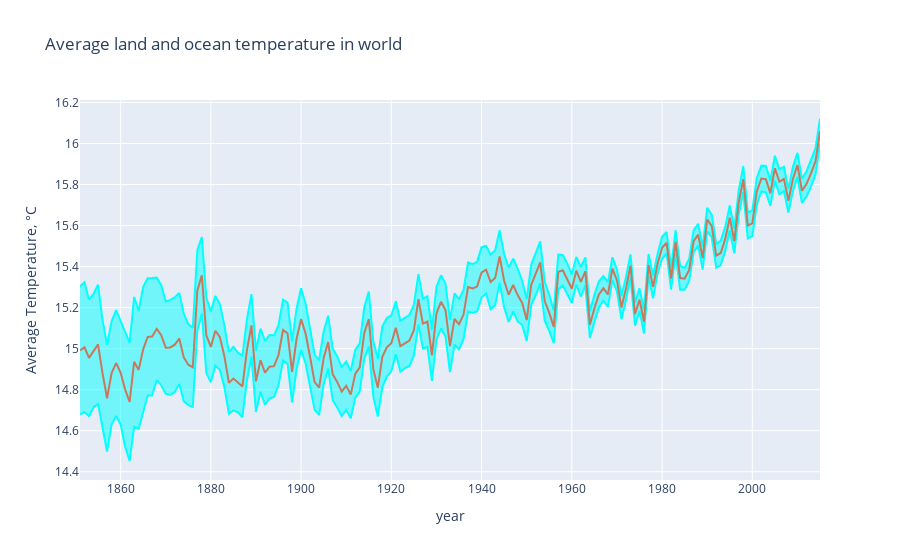

Source (notebook cell):
### Markdown cell above
### 3.2.2 Interactive Graph

### Code cell
years_ocean = np.unique(global_temp_land_and_ocean_cleaned['dt'].dt.year)
mean_temp_world_ocean = []
mean_temp_world_ccean_uncertainty = []

for year in years_ocean:
    mean_temp_world_ocean.append(global_temp_land_and_ocean_cleaned[global_temp_land_and_ocean_cleaned['dt'].dt.year == year]['LandAndOceanAverageTemperature'].mean())
    mean_temp_world_ccean_uncertainty.append(global_temp_land_and_ocean_cleaned[global_temp_land_and_ocean_cleaned['dt'].dt.year == year]['LandAndOceanAverageTemperatureUncertainty'].mean())

trace0 = go.Scatter(
    x = years_ocean, 
    y = np.array(mean_temp_world_ocean) + np.array(mean_temp_world_ccean_uncertainty),
    fill= None,
    mode='lines',
    name='Uncertainty top',
    line=dict(
                color='rgb(0, 255, 255)',
    )
)
trace1 = go.Scatter(
    x = years_ocean, 
    y = np.array(mean_temp_world_ocean) - np.array(mean_temp_world_ccean_uncertainty),
    fill='tonexty',
    mode='lines',
    name='Uncertainty bot',
    line=dict(
        color='rgb(0, 255, 255)',
    )
)

trace2 = go.Scatter(
    x = years_ocean, 
    y = mean_temp_world_ocean,
    name='Average Temperature',
    line=dict(
        color='rgb(199, 121, 093)',
    )
)
data = [trace0, trace1, trace2]

layout = go.Layout(
    xaxis=dict(title='year'),
    yaxis=dict(title='Average Temperature, °C'),
    title='Average land and ocean temperature in world',
    showlegend = False)

fig = go.Figure(data=data, layout=layout)
py.iplot(fig)

### Figure 1 — Plotly figure (JSON) as saved in the notebook; plotly's stock layout.template omitted (floating-point values rounded to 4 significant figures; data arrays with more than 128 entries replaced by an {"elided": "..."} marker saying what was removed)
{"data": [{"line": {"color": "rgb(0, 255, 255)"}, "mode": "lines", "name": "Uncertainty top", "x": {"elided": "165 int values"}, "y": {"elided": "165 float values"}, "type": "scatter"}, {"fill": "tonexty", "line": {"color": "rgb(0, 255, 255)"}, "mode": "lines", "name": "Uncertainty bot", "x": {"elided": "165 int values"}, "y": {"elided": "165 float values"}, "type": "scatter"}, {"line": {"color": "rgb(199, 121, 093)"}, "name": "Average Temperature", "x": {"elided": "165 int values"}, "y": {"elided": "165 float values"}, "type": "scatter"}], "layout": {"showlegend": false, "title": {"text": "Average land and ocean temperature in world"}, "xaxis": {"title": {"text": "year"}, "type": "linear", "range": [1851, 2015], "autorange": true}, "yaxis": {"title": {"text": "Average Temperature, °C"}, "type": "linear", "range": [14.36, 16.21], "autorange": true}, "autosize": true}}
